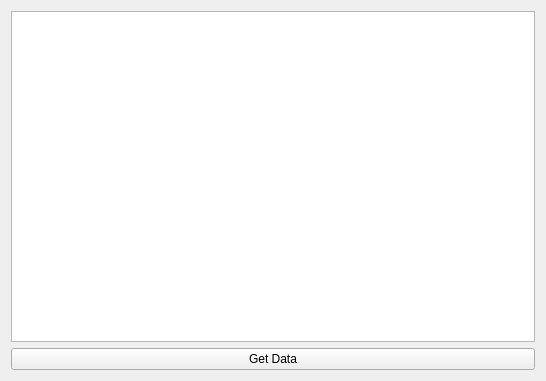
<?xml version="1.0" encoding="UTF-8"?>
<ui version="4.0">
 <class>Widget</class>
 <widget class="QWidget" name="Widget">
  <property name="geometry">
   <rect>
    <x>0</x>
    <y>0</y>
    <width>546</width>
    <height>381</height>
   </rect>
  </property>
  <property name="windowTitle">
   <string>Widget</string>
  </property>
  <layout class="QVBoxLayout" name="verticalLayout">
   <item>
    <widget class="QListView" name="listView"/>
   </item>
   <item>
    <widget class="QPushButton" name="pushButton">
     <property name="text">
      <string>Get Data</string>
     </property>
    </widget>
   </item>
  </layout>
 </widget>
 <layoutdefault spacing="6" margin="11"/>
 <resources/>
 <connections/>
</ui>
